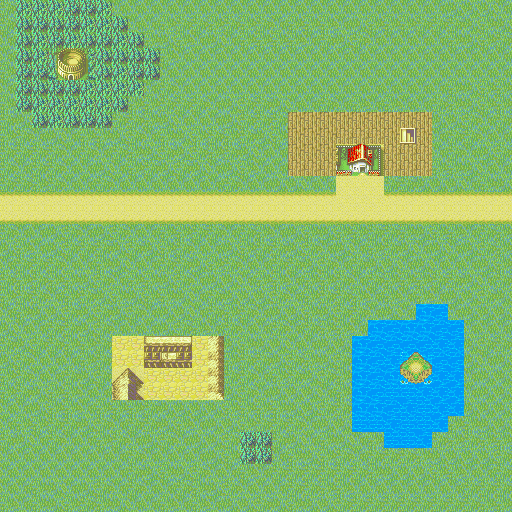

A level layout from a 2D game, rendered from its tile map. Below: a short description, then the map file with tile-grid data replaced by summaries:
An orthogonal 32x32 tile map with 16x16 px tiles, 1 tile layer (Tile Layer 1).

<map version="1.0" orientation="orthogonal" renderorder="right-down" width="32" height="32" tilewidth="16" tileheight="16">
 <tileset firstgid="1" name="smalltiles" tilewidth="16" tileheight="16">
  <image source="smalltiles.bmp" width="160" height="160" />
 </tileset>
 <layer name="Tile Layer 1" width="32" height="32">
  <data>[1024 cells, 1024 non-empty, 47 distinct tile ids]</data>
 </layer>
</map>